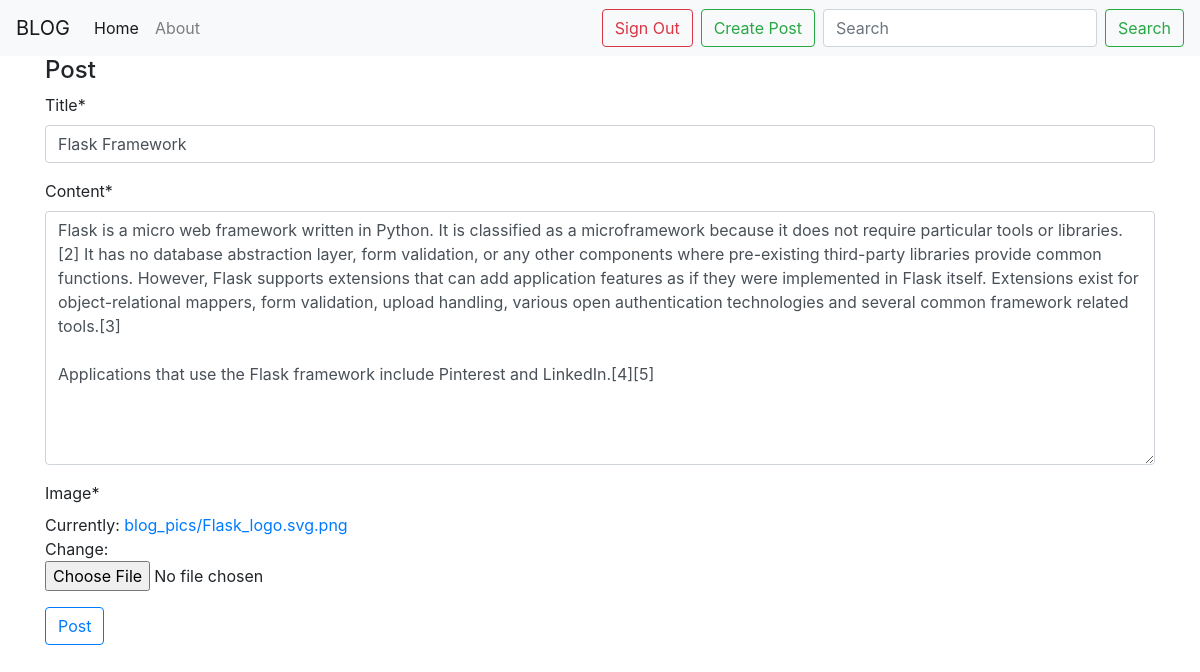
Page /VaH3Wz-flask-framework/update/ (signed in) on the committed database.
### Post/models.py (models this page shows, shortened)
class Blog(models.Model):
    title = models.CharField(max_length=30)
    content = models.TextField()
    author = models.ForeignKey(User, on_delete=models.CASCADE)
    slug = models.SlugField(unique=True)
    date_created = models.DateTimeField(auto_now_add=True)
    date_updated = models.DateTimeField(auto_now=True)
    image = models.ImageField(default = 'default_blog_image.jpg', upload_to='blog_pics')
    status = models.IntegerField(choices=STATUS, default=1)

### Post/views.py (the view)
# urls.py: path('<slug:slug>/update/', views.PostUpdateView.as_view(), name='update-post'),
class PostUpdateView(LoginRequiredMixin,UserPassesTestMixin,generic.UpdateView):
    model = Blog
    fields = ['title', 'content', 'image']
    template_name = 'create_post.html'
    def test_func(self):
        post = self.get_object()
        if post.author == self.request.user:
            return True
        return False

### templates/create_post.html (shortened to what this page needs)
{% extends 'base.html' %}
{% load crispy_forms_tags %}
{% block content %}
<h4>Post</h4>
<form action="" method="POST" class="mb-3" enctype="multipart/form-data">
    <fieldset>
    {{form|crispy}}
    <button type="submit" class="btn btn-outline-primary mb-2">Post</button>
</fieldset>
</form>
{% endblock content %}

### rows in the picture
Blog: title "Flask Framework", content "Flask is a micro web framework written in Python. It is classified as a microframework because it does not require particular tools or libraries.[2] It has no database abstraction layer, form validation, or any other components where pre-existing third-party libraries provide common functions. However, Flask supports extensions that can add application features as if they were implemented in Flask itself. Extensions exist for object-relational mappers, form validation, upload handling, various open authentication technologies and several common framework related tools.[3] Applications that use the Flask framework include Pinterest and LinkedIn.[4][5]"
